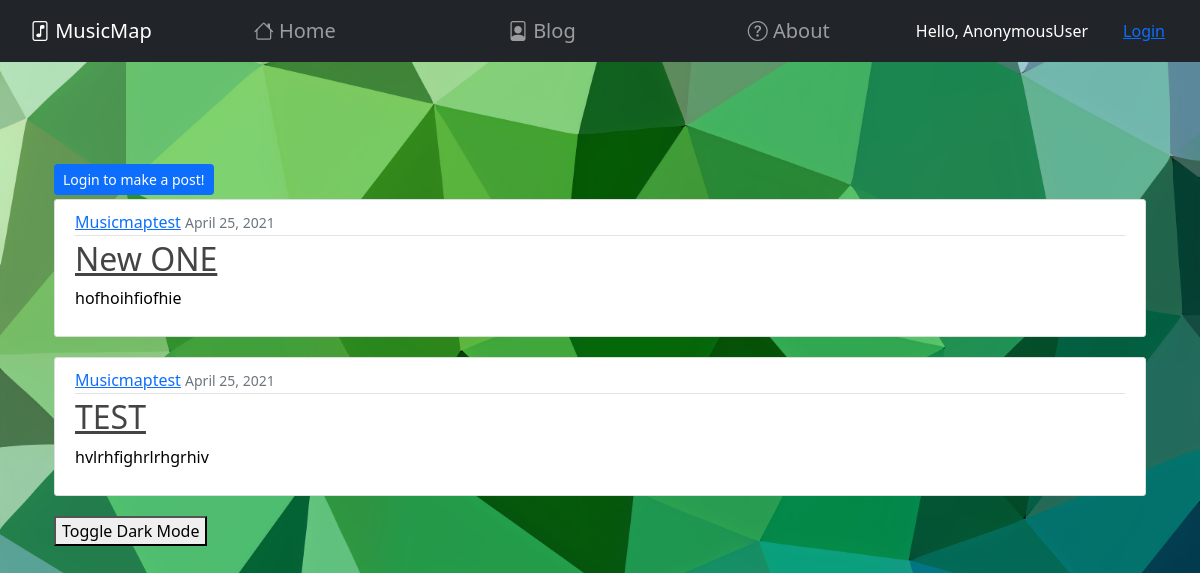
Screenshot of /blog/ with the database file from the repository.
### mysite/musicmap/models.py (models this page shows, shortened)
class Blog(models.Model):
    title = CharField(max_length=200)
    date_added = DateTimeField(auto_now=True)
    content = TextField()
    author = models.ForeignKey(User, on_delete=models.CASCADE)

### mysite/musicmap/views.py (the view)
# urls.py: path('blog/', PostListView.as_view(), name="blog"),
class PostListView(ListView):
    model = Blog
    template_name = 'musicmap/blog.html'
    context_object_name = 'posts'
    ordering = ['-date_added']

### mysite/musicmap/templates/musicmap/blog.html
{%extends "musicmap/base.html"%}
{%load static%}
{%block content%}
<div class = "container">
{% if user.is_authenticated %}
<a class="btn btn-primary btn-sm mt-1 mb-1" style="margin-bottom: 10px;" href="{% url 'post-create' %}">Create New Post</a>
{%else%}
      <a class="btn btn-primary btn-sm mt-1 mb-1" style="margin-bottom: 10px;" href="{% url 'login' %}">Login to make a post!</a>
{%endif%}
{%for post in posts %}
    <article class="media content-section">
        <div class="media-body">
          <div class="article-metadata">
            <a class="mr-2" href="#">{{ post.author }}</a>
            <small class="text-muted">{{ post.date_added|date:"F d, Y" }}</small>
          </div>
          <h2><a class="article-title" href="{% url 'post-detail' post.id %}">{{ post.title }}</a></h2>
          <p class="article-content">{{ post.content }}</p>
        </div>
      </article>
{%endfor%}
<button onclick="toggleDarkMode()">Toggle Dark Mode</button>
</div>
{%endblock%}

### rows the page displays
Blog: author "Musicmaptest", date_added "April 25, 2021", title "New ONE", content "hofhoihfiofhie"
Blog: author "Musicmaptest", date_added "April 25, 2021", title "TEST", content "hvlrhfighrlrhgrhiv"

### other values shown
{{ request.user }} "AnonymousUser"
